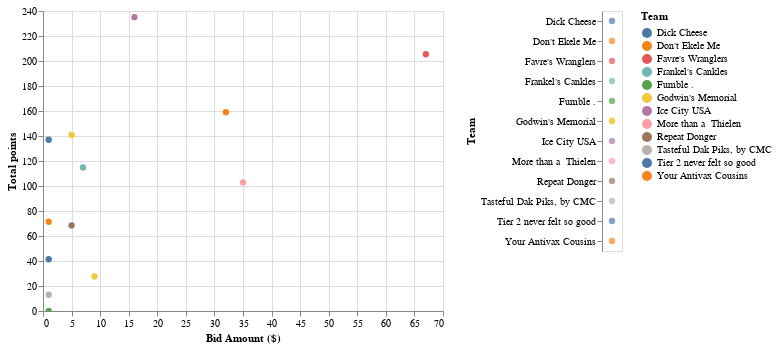

The cell this chart's notebook holds for it:
### Code cell
# selection = alt.selection_multi(fields=['Team'], bind='legend')
selection = alt.selection_multi(fields=['Team'])

# chart = alt.Chart(df).mark_circle(size=40).encode(
#     x='Bid Amount ($)', y='Total points',
#     color='Team',
#     tooltip=['Player-info','Bid Amount ($)','Total points','Stint (wks)'],
# ).add_selection(
#     selection
# ).interactive()

# chart.properties(
#     title='TE Spending'
# )

# color = alt.condition(selection,
#                       alt.Color(team_ls, legend=None, 
#                       scale=alt.Scale(scheme='category10')),
#                       alt.value('lightgray'))
# color='Team'

color=alt.condition(selection, 'Team', alt.value('lightgray'))
# color=alt.condition(selection, alt.Color('Team', legend=None), alt.value('lightgray'))

chart = alt.Chart(df).mark_circle(size=40).encode(
    x='Bid Amount ($)', y='Total points',
    color=color,
    tooltip=['Player-info','Bid Amount ($)','Total points','Stint (wks)'],
    opacity=alt.condition(selection, alt.value(1.0), alt.value(0.0))
).add_selection(
    selection).interactive()


legend = alt.Chart(df
).mark_point(filled=True, size=40
).encode(
    y='Team',
    color=color
).add_selection(
selection)


#     x='Bid Amount ($)', y=,
#     color='Team',
#     tooltip=['Player-info','Bid Amount ($)','Total points','Stint (wks)'],
# ).add_selection(
#     selection
# ).interactive()

# selection = alt.selection_single(encodings=['Team'], empty='none')

# # Plot the best fit polynomials
# polynomial_fit = alt.Chart(poly_data).mark_line(strokeWidth=3).encode(
#     x='xfit',
#     y='yfit',
#     color='degree',
#     opacity=alt.condition(selection, alt.value(0.0), alt.value(1.0))
# ).add_selection(
#     selection
# )

chart | legend
# chart

### Figure 1 — Vega-Lite specification as saved in the notebook (floating-point values rounded to 4 significant figures)
{"config": {"view": {"continuousWidth": 400, "continuousHeight": 300}}, "hconcat": [{"mark": {"type": "circle", "size": 40}, "encoding": {"color": {"condition": {"type": "nominal", "field": "Team", "selection": "selector046"}, "value": "lightgray"}, "opacity": {"condition": {"value": 1.0, "selection": "selector046"}, "value": 0.0}, "tooltip": [{"type": "nominal", "field": "Player-info"}, {"type": "quantitative", "field": "Bid Amount ($)"}, {"type": "quantitative", "field": "Total points"}, {"type": "nominal", "field": "Stint (wks)"}], "x": {"type": "quantitative", "field": "Bid Amount ($)"}, "y": {"type": "quantitative", "field": "Total points"}}, "selection": {"selector046": {"type": "multi", "fields": ["Team"]}, "selector047": {"type": "interval", "bind": "scales", "encodings": ["x", "y"]}}}, {"mark": {"type": "point", "filled": true, "size": 40}, "encoding": {"color": {"condition": {"type": "nominal", "field": "Team", "selection": "selector046"}, "value": "lightgray"}, "y": {"type": "nominal", "field": "Team"}}, "selection": {"selector046": {"type": "multi", "fields": ["Team"]}}}], "data": {"name": "data-4c6e414186c16f7e45b5561cb3bcd46d"}, "$schema": "https://vega.github.io/schema/vega-lite/v4.8.1.json", "datasets": {"data-4c6e414186c16f7e45b5561cb3bcd46d": [{"Player": "Travis Kelce", "Position": "TE", "Team": "Favre's Wranglers", "ProTeam": "KC", "Action": "DRAFT", "Bid Amount ($)": 67, "Stint (wks)": [1, 2, 3, 4, 5, 6, 7, 8, 9, 10, 11, 13, 14, 15, 16, 17], "Total points": 205.4, "Player-info": "Travis Kelce, TE (KC)"}, {"Player": "Darren Waller", "Position": "TE", "Team": "More than a  Thielen", "ProTeam": "OAK", "Action": "DRAFT", "Bid Amount ($)": 35, "Stint (wks)": [1, 2, 3, 4, 5, 6, 7, 9, 10, 11, 12, 13, 14, 15, 16, 17], "Total points": 102.8, "Player-info": "Darren Waller, TE (OAK)"}, {"Player": "George Kittle", "Position": "TE", "Team": "Don't Ekele Me", "ProTeam": "SF", "Action": "DRAFT", "Bid Amount ($)": 32, "Stint (wks)": [1, 2, 3, 4, 5, 7, 8, 9, 10, 11, 12, 13, 14, 15, 16, 17], "Total points": 159.0, "Player-info": "George Kittle, TE (SF)"}, {"Player": "Mark Andrews", "Position": "TE", "Team": "Ice City USA", "ProTeam": "BAL", "Action": "DRAFT", "Bid Amount ($)": 16, "Stint (wks)": [1, 2, 3, 4, 5, 6, 7, 9, 10, 11, 12, 13, 14, 15, 16, 17], "Total points": 235.1, "Player-info": "Mark Andrews, TE (BAL)"}, {"Player": "Logan Thomas", "Position": "TE", "Team": "Godwin's Memorial", "ProTeam": "WSH", "Action": "DRAFT", "Bid Amount ($)": 9, "Stint (wks)": [1, 2, 3, 4, 5], "Total points": 27.7, "Player-info": "Logan Thomas, TE (WSH)"}, {"Player": "T.J. Hockenson", "Position": "TE", "Team": "Frankel's Cankles", "ProTeam": "DET", "Action": "DRAFT", "Bid Amount ($)": 7, "Stint (wks)": [1, 2, 3, 4, 5, 6, 7, 8, 10, 11, 12, 13, 14, 15, 16, 17], "Total points": 114.8, "Player-info": "T.J. Hockenson, TE (DET)"}, {"Player": "Kyle Pitts", "Position": "TE", "Team": "Godwin's Memorial", "ProTeam": "ATL", "Action": "DRAFT", "Bid Amount ($)": 5, "Stint (wks)": [1, 2, 3, 4, 5, 7, 8, 9, 10, 11, 12, 13, 14, 15, 16, 17], "Total points": 140.8, "Player-info": "Kyle Pitts, TE (ATL)"}, {"Player": "Noah Fant", "Position": "TE", "Team": "Repeat Donger", "ProTeam": "DEN", "Action": "DRAFT", "Bid Amount ($)": 5, "Stint (wks)": [1, 2, 3, 4, 5, 6, 7, 8], "Total points": 68.5, "Player-info": "Noah Fant, TE (DEN)"}, {"Player": "Dallas Goedert", "Position": "TE", "Team": "Dick Cheese", "ProTeam": "PHI", "Action": "DRAFT", "Bid Amount ($)": 1, "Stint (wks)": [1, 2, 3, 4, 5, 6, 7, 8, 9, 10, 11, 12, 13, 15, 16, 17], "Total points": 137.0, "Player-info": "Dallas Goedert, TE (PHI)"}, {"Player": "Mike Gesicki", "Position": "TE", "Team": "Fumble .", "ProTeam": "MIA", "Action": "DRAFT", "Bid Amount ($)": 1, "Stint (wks)": [1], "Total points": 0.0, "Player-info": "Mike Gesicki, TE (MIA)"}, {"Player": "Robert Tonyan", "Position": "TE", "Team": "Tier 2 never felt so good", "ProTeam": "GB", "Action": "DRAFT", "Bid Amount ($)": 1, "Stint (wks)": [1, 2, 3, 4, 5, 6, 7, 8, 9, 10, 11], "Total points": 41.4, "Player-info": "Robert Tonyan, TE (GB)"}, {"Player": "Jonnu Smith", "Position": "TE", "Team": "Tasteful Dak Piks, by CMC", "ProTeam": "NE", "Action": "DRAFT", "Bid Amount ($)": 1, "Stint (wks)": [1, 2, 3], "Total points": 13.0, "Player-info": "Jonnu Smith, TE (NE)"}, {"Player": "Tyler Higbee", "Position": "TE", "Team": "Your Antivax Cousins", "ProTeam": "LAR", "Action": "DRAFT", "Bid Amount ($)": 1, "Stint (wks)": [1, 2, 3, 4, 5, 6, 7, 8, 9, 10], "Total points": 71.4, "Player-info": "Tyler Higbee, TE (LAR)"}]}}
